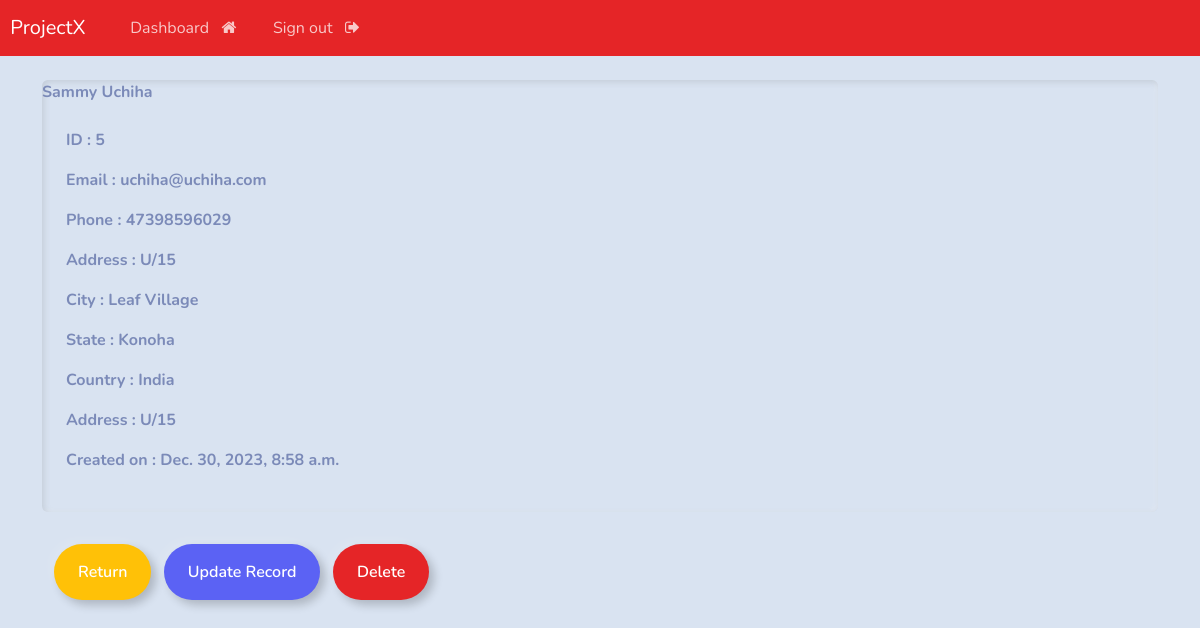
Page /view-record/5 (signed in) on the committed database.
### webapp/models.py (models this page shows, shortened)
class Record(models.Model):
    creation_date = models.DateTimeField(auto_now_add = True)
    first_name = models.CharField(max_length=100)
    last_name = models.CharField(max_length=100)
    email = models.CharField(max_length=100)
    phone = models.CharField(max_length=100)
    address = models.CharField(max_length=100)
    city = models.CharField(max_length=100)
    state = models.CharField(max_length=100)
    country = models.CharField(max_length=100)

### webapp/views.py (the view)
# urls.py: path('view-record/<int:pk>', views.view_record, name="view-record"),
@login_required(login_url='login')
def view_record(request, pk):
    all_records = Record.objects.get(id=pk)
    context = {'record': all_records}
    return render (request, 'webapp/crud/view-record.html', context=context)

### webapp/templates/webapp/crud/view-record.html (shortened to what this page needs)
{% extends 'webapp/base.html' %}
{% load crispy_forms_tags %}
{% block content %}
<div class="card">
    <strong>{{record.first_name}} {{record.last_name}}</strong>
    <div class="card-body">
        <p><strong>ID : {{record.id}}</strong></p>
        <p><strong>Email : {{record.email}}</strong></p>
        <p><strong>Phone : {{record.phone}}</strong></p>
        <p><strong>Address : {{record.address}}</strong></p>
        <p><strong>City : {{record.city}}</strong></p>
        <p><strong>State : {{record.state}}</strong></p>
        <p><strong>Country : {{record.country}}</strong></p>
        <p><strong>Address : {{record.address}}</strong></p>
        <p><strong>Created on : {{record.creation_date}}</strong></p>
    </div>
</div>
<div class="container">
    <a href="{% url 'dashboard' %}" class="btn btn-outline-warning">Return</a>
    <a href="{% url 'update-record' record.id %}" class="btn btn-outline-info">Update Record</a>
    <a href="{% url 'delete-record' record.id %}" class="btn btn-outline-danger">Delete</a>
</div>
{%endblock%}

### rows in the picture
Record: first_name "Sammy", last_name "Uchiha", id "5", email "uchiha@uchiha.com", phone "47398596029", address "U/15", city "Leaf Village", state "Konoha", country "India", creation_date "Dec. 30, 2023, 8:58 a.m."
